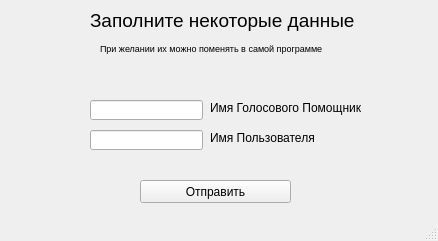
<?xml version="1.0" encoding="UTF-8"?>
<ui version="4.0">
 <class>MainWindow</class>
 <widget class="QMainWindow" name="MainWindow">
  <property name="geometry">
   <rect>
    <x>0</x>
    <y>0</y>
    <width>438</width>
    <height>241</height>
   </rect>
  </property>
  <property name="windowTitle">
   <string>Заполниение полей</string>
  </property>
  <widget class="QWidget" name="centralwidget">
   <widget class="QLabel" name="label">
    <property name="geometry">
     <rect>
      <x>90</x>
      <y>0</y>
      <width>271</width>
      <height>41</height>
     </rect>
    </property>
    <property name="font">
     <font>
      <pointsize>14</pointsize>
     </font>
    </property>
    <property name="text">
     <string>Заполните некоторые данные</string>
    </property>
   </widget>
   <widget class="QLabel" name="label_2">
    <property name="geometry">
     <rect>
      <x>100</x>
      <y>40</y>
      <width>251</width>
      <height>16</height>
     </rect>
    </property>
    <property name="font">
     <font>
      <pointsize>7</pointsize>
     </font>
    </property>
    <property name="text">
     <string>При желании их можно поменять в самой программе</string>
    </property>
   </widget>
   <widget class="QLineEdit" name="vh_name">
    <property name="geometry">
     <rect>
      <x>90</x>
      <y>100</y>
      <width>113</width>
      <height>20</height>
     </rect>
    </property>
    <property name="text">
     <string/>
    </property>
   </widget>
   <widget class="QLabel" name="label_3">
    <property name="geometry">
     <rect>
      <x>210</x>
      <y>100</y>
      <width>151</width>
      <height>16</height>
     </rect>
    </property>
    <property name="text">
     <string>Имя Голосового Помощника</string>
    </property>
   </widget>
   <widget class="QLineEdit" name="user_name">
    <property name="geometry">
     <rect>
      <x>90</x>
      <y>130</y>
      <width>113</width>
      <height>20</height>
     </rect>
    </property>
    <property name="text">
     <string/>
    </property>
   </widget>
   <widget class="QLabel" name="label_4">
    <property name="geometry">
     <rect>
      <x>210</x>
      <y>130</y>
      <width>151</width>
      <height>16</height>
     </rect>
    </property>
    <property name="text">
     <string>Имя Пользователя</string>
    </property>
   </widget>
   <widget class="QPushButton" name="pushButton">
    <property name="geometry">
     <rect>
      <x>140</x>
      <y>180</y>
      <width>151</width>
      <height>23</height>
     </rect>
    </property>
    <property name="text">
     <string>Отправить</string>
    </property>
   </widget>
  </widget>
  <widget class="QStatusBar" name="statusbar"/>
 </widget>
 <resources/>
 <connections/>
</ui>
